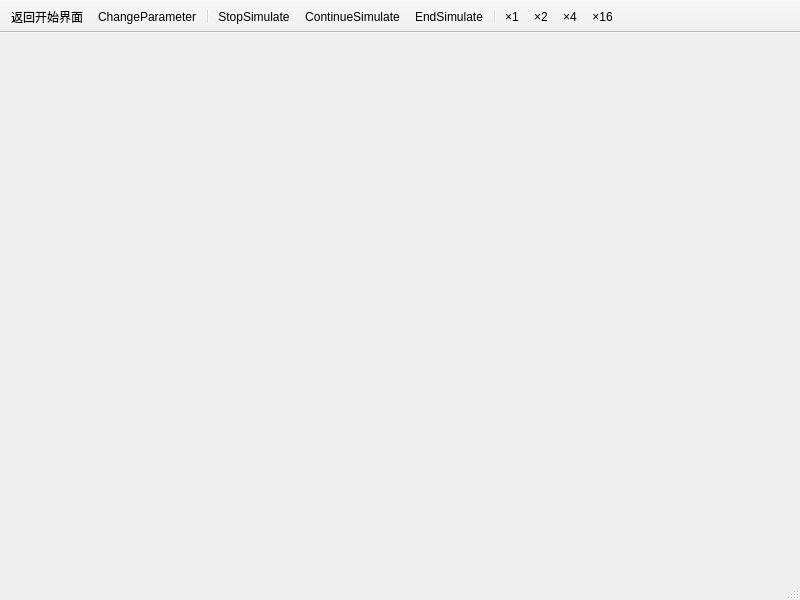
<?xml version="1.0" encoding="UTF-8"?>
<ui version="4.0">
 <class>MainWindowDyx</class>
 <widget class="QMainWindow" name="MainWindowDyx">
  <property name="geometry">
   <rect>
    <x>0</x>
    <y>0</y>
    <width>800</width>
    <height>600</height>
   </rect>
  </property>
  <property name="windowTitle">
   <string>MainWindow</string>
  </property>
  <widget class="QWidget" name="centralwidget"/>
  <widget class="QMenuBar" name="menubar">
   <property name="geometry">
    <rect>
     <x>0</x>
     <y>0</y>
     <width>800</width>
     <height>29</height>
    </rect>
   </property>
  </widget>
  <widget class="QStatusBar" name="statusbar"/>
  <widget class="QToolBar" name="toolBar">
   <property name="windowTitle">
    <string>toolBar</string>
   </property>
   <property name="movable">
    <bool>false</bool>
   </property>
   <attribute name="toolBarArea">
    <enum>TopToolBarArea</enum>
   </attribute>
   <attribute name="toolBarBreak">
    <bool>false</bool>
   </attribute>
   <addaction name="actionNew"/>
   <addaction name="actionChangeParameter"/>
   <addaction name="separator"/>
   <addaction name="actionStopSimulate"/>
   <addaction name="actionContinueSimulate"/>
   <addaction name="actionEndSimulate"/>
   <addaction name="separator"/>
   <addaction name="action_1Speed"/>
   <addaction name="action_2Speed"/>
   <addaction name="action_4Speed"/>
   <addaction name="action_16Speed"/>
  </widget>
  <action name="actionNew">
   <property name="text">
    <string>返回开始界面</string>
   </property>
  </action>
  <action name="actionChangeParameter">
   <property name="icon">
    <iconset resource="res.qrc">
     <normaloff>:/MainWindowDyx/res/dyx_change_parameter.png</normaloff>:/MainWindowDyx/res/dyx_change_parameter.png</iconset>
   </property>
   <property name="text">
    <string>ChangeParameter</string>
   </property>
   <property name="toolTip">
    <string>修改路口参数</string>
   </property>
  </action>
  <action name="actionStopSimulate">
   <property name="icon">
    <iconset resource="res.qrc">
     <normaloff>:/MainWindowDyx/res/dyx_stop_simulate.png</normaloff>:/MainWindowDyx/res/dyx_stop_simulate.png</iconset>
   </property>
   <property name="text">
    <string>StopSimulate</string>
   </property>
   <property name="toolTip">
    <string>停止模拟</string>
   </property>
  </action>
  <action name="actionContinueSimulate">
   <property name="icon">
    <iconset>
     <normalon>:/MainWindowDyx/res/dyx_continue_simulate.png</normalon>
    </iconset>
   </property>
   <property name="text">
    <string>ContinueSimulate</string>
   </property>
   <property name="toolTip">
    <string>继续模拟</string>
   </property>
  </action>
  <action name="actionEndSimulate">
   <property name="icon">
    <iconset>
     <normalon>:/MainWindowDyx/res/dyx_end_simulate.png</normalon>
    </iconset>
   </property>
   <property name="text">
    <string>EndSimulate</string>
   </property>
   <property name="toolTip">
    <string>结束模拟</string>
   </property>
  </action>
  <action name="action_1Speed">
   <property name="text">
    <string>×1</string>
   </property>
   <property name="toolTip">
    <string>1倍速</string>
   </property>
  </action>
  <action name="action_2Speed">
   <property name="text">
    <string>×2</string>
   </property>
   <property name="toolTip">
    <string>2倍速</string>
   </property>
  </action>
  <action name="action_4Speed">
   <property name="text">
    <string>×4</string>
   </property>
   <property name="toolTip">
    <string>4倍速</string>
   </property>
  </action>
  <action name="action_16Speed">
   <property name="text">
    <string>×16</string>
   </property>
   <property name="toolTip">
    <string>16倍速</string>
   </property>
  </action>
  <action name="actionChangeTrafficFlow">
   <property name="text">
    <string>调整总车流量</string>
   </property>
   <property name="toolTip">
    <string>模拟车流量大的情况（早晚高峰）或模拟车流量小的情况</string>
   </property>
  </action>
 </widget>
 <resources>
  <include location="res.qrc"/>
 </resources>
 <connections/>
</ui>
